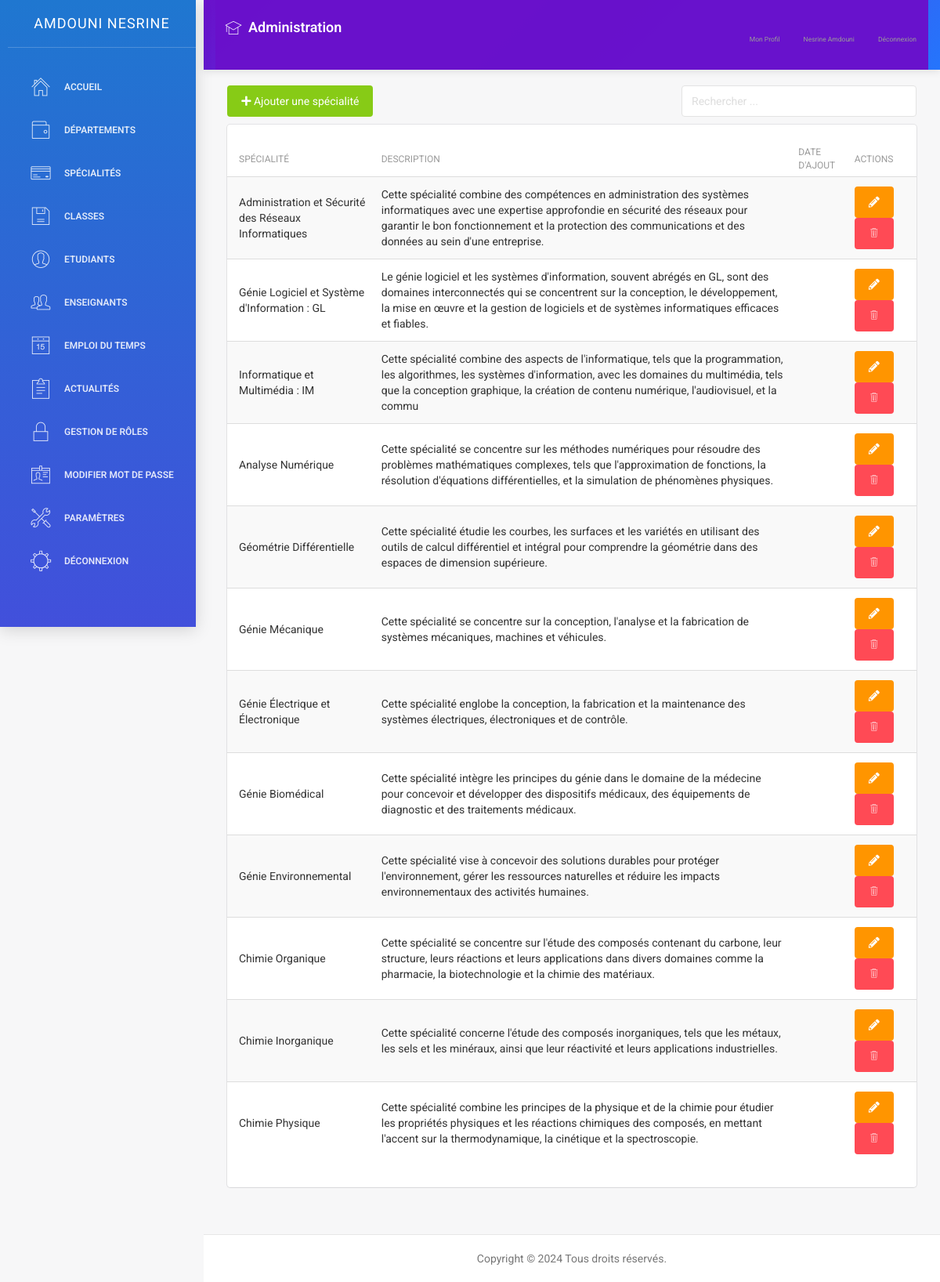
Page /liste_cours.php (signed in) on the committed database.
### tables this page shows
CREATE TABLE `accounts` (
  `id` int(11)  AUTO_INCREMENT PRIMARY KEY,
  `cin` int(11) DEFAULT NULL,
  `email` varchar(255) DEFAULT NULL,
  `mot_de_passe` varchar(255) DEFAULT NULL,
  `date_de_creation` date DEFAULT NULL,
  `role` text DEFAULT NULL,
  `nom` text DEFAULT NULL,
  `prenom` text DEFAULT NULL,
  `image` varchar(255) DEFAULT NULL,
  `classe` text DEFAULT NULL,
  `date_naissance` date DEFAULT NULL,
  `adresse` text DEFAULT NULL,
  `numero_telephone` int(11) DEFAULT NULL
);

CREATE TABLE `specialite` (
  `id` int(11) NOT NULL,
  `nom_specialite` varchar(255) DEFAULT NULL,
  `description` varchar(255) DEFAULT NULL,
  `departement` text DEFAULT NULL,
  `date_de_creation` date DEFAULT NULL
);

### liste_cours.php (the view, shortened to what this page needs)
<?php
include('connexion.php');
?>
<!doctype html>
<html lang="en">
<head>
</head>
<body>
    <div class="wrapper">
        <?php include('sidenav.php'); ?>
        <div class="main-panel">
            <?php include('navtop.php'); ?>
            <br />
            <input type="text" id="inputSearch" placeholder="Rechercher ..." class="form-control pull-right" style="width: 300px; display: inline-block; margin-right: 30px;">
            <a href="ajouter_specialite.php" class="btn btn-success btn-fill pull-left" style="margin-left: 0.80cm;"><i class="fas fa-plus"></i> Ajouter une spécialité</a>
            <br />
            <div class="content">
                <div class="container-fluid">
                    <div class="row">
                        <div class="col-md-12">
                            <div class="card">
                                <div class="content table-responsive table-full-width">
                                    <table class="table table-hover table-striped">
                                        <thead>
                                            <th>Spécialité</th>
                                            <th>Description</th>
                                            <th>Date d'ajout</th>
                                            <th>Actions</th>
                                        </thead>
                                        <tbody>
                                            <?php
                                            $sqlfetsh = "SELECT * FROM specialite ORDER BY id ASC";
                                            $res = $conn->query($sqlfetsh);
                                            while ($row = $res->fetch_assoc()) {
                                            ?>
                                                <tr>
                                                    <td><?php echo $row['nom_specialite']; ?></td>
                                                    <td><?php echo $row['description']; ?></td>
                                                    <td><?php echo $row['date_creation']; ?></td>
                                                    <td>
                                                        <a href="modifier_specialite.php?id=<?php echo $row['id']; ?>" class="btn btn-warning btn-fill"><i class="fas fa-pencil-alt"></i></a>
                                                        <button type="button" class="btn btn-danger btn-fill" onclick="confirmDelete(<?php echo $row['id']; ?>)"><i class="pe-7s-trash"></i></button>
                                                    </td>
                                                </tr>
                                            <?php } ?>
                                        </tbody>
                                    </table>
                                </div>
                            </div>
                        </div>
                    </div>
                </div>
            </div>
            <?php include('footer.php'); ?>
        </div>
    </div>
</body>
</html>

### sidenav.php (shortened to what this page needs)
<?php
include('connexion.php');
$current_page = basename($_SERVER['PHP_SELF']);
$is_departement_page = strpos($current_page, 'département') !== false;
$is_specialite_page = strpos($current_page, 'spécialité') !== false;
$is_classe_page = strpos($current_page, 'classe') !== false;
$is_etudiant_page = strpos($current_page, 'étudiant') !== false;
$is_role_page = strpos($current_page, 'role') !== false;
$is_enseignant_page = strpos($current_page, 'enseignant') !== false;
$is_actualite_page = strpos($current_page, 'actualité') !== false;
$is_parametre_page = strpos($current_page, 'paramètre') !== false;
$is_liste_etudiants_page = $current_page === 'liste_etudiants.php';
$email = $_SESSION['email'];
$sql_fetch_user = "SELECT * FROM accounts WHERE email='$email'";
$result_user = $conn->query($sql_fetch_user);
if ($result_user->num_rows > 0) {
    $row = $result_user->fetch_assoc();
    $role = $row['role'];
    $nom = $row['nom'];
    $prenom = $row['prenom'];
}
?>
<div class="sidebar" data-color="blue">
    <div class="sidebar-wrapper">
        <div class="logo">
            <a href="#" class="simple-text">
                <?php echo htmlspecialchars($nom . ' ' . $prenom); ?>
            </a>
        </div>
        <ul class="nav">
            <?php if ($role === 'admin'): ?>
                <li <?php echo ($current_page == 'dashboard.php') ? 'class="active"' : ''; ?>>
                    <a href="dashboard.php">
                        <i class="pe-7s-home"></i>
                        <p>Accueil</p>
                    </a>
                </li>
                <li <?php echo $is_departement_page ? 'class="active"' : ''; ?>>
                    <a href="départements.php">
                        <i class="pe-7s-wallet"></i>
                        <p>Départements</p>
                    </a>
                </li>
                <li <?php echo $is_specialite_page ? 'class="active"' : ''; ?>>
                    <a href="spécialités.php">
                        <i class="pe-7s-credit"></i>
                        <p>Spécialités</p>
                    </a>
                </li>
                <li <?php echo $is_classe_page ? 'class="active"' : ''; ?>>
                    <a href="classes.php">
                        <i class="pe-7s-diskette"></i>
                        <p>Classes</p>
                    </a>
                </li>
                <li <?php echo $is_etudiant_page ? 'class="active"' : ''; ?>>
                    <a href="étudiants.php">
                        <i class="pe-7s-user"></i>
                        <p>Etudiants</p>
                    </a>
                </li>
                <li <?php echo $is_enseignant_page ? 'class="active"' : ''; ?>>
                    <a href="enseignants.php">
                        <i class="pe-7s-users"></i>
                        <p>Enseignants</p>
                    </a>
                </li>
                <li <?php echo ($current_page == 'gestion_emploi.php') ? 'class="active"' : ''; ?>>
                    <a href="gestion_emploi.php">
                        <i class="pe-7s-date"></i>
                        <p>Emploi du Temps</p>
                    </a>
                </li>
                <li <?php echo $is_actualite_page ? 'class="active"' : ''; ?>>
                    <a href="actualités.php">
                        <i class="pe-7s-note2"></i>
                        <p>Actualités</p>
                    </a>
                </li>
                <li <?php echo $is_role_page ? 'class="active"' : ''; ?>>
                    <a href="roles.php">
                        <i class="pe-7s-lock"></i>
                        <p>Gestion de rôles</p>
                    </a>
                </li>
                <li <?php echo ($current_page == 'modifier_mot_de_passe.php') ? 'class="active"' : ''; ?>>
                    <a href="modifier_mot_de_passe.php">
                        <i class="pe-7s-id"></i>
                        <p>Modifier Mot de passe</p>
                    </a>
                </li>
                <li <?php echo $is_parametre_page || $is_liste_etudiants_page ? 'class="active"' : ''; ?>>
                    <a href="paramètres.php">
                        <i class="pe-7s-tools"></i>
                        <p>Paramètres</p>
                    </a>
                </li>
            <?php endif; ?>
            <li>
                <a href="logout.php">
                    <i class="pe-7s-settings"></i>
                    <p>Déconnexion</p>
                    </a>
            </li>
        </ul>
    </div>
</div>

### navtop.php (shortened to what this page needs)
<?php
include('connexion.php');
$email = $_SESSION['email'];
$sql_fetch_user = "SELECT * FROM accounts WHERE email='$email'";
$result_user = $conn->query($sql_fetch_user);
if ($result_user->num_rows > 0) {
    $row = $result_user->fetch_assoc();
    $role = $row['role'];
    $nom = $row['nom'];
    $prenom = $row['prenom'];
}
?>
<nav class="navbar navbar-default navbar-fixed">
    <div class="container-fluid">
        <div class="navbar-header">
            <a class="navbar-brand" href="#">
                <i class="pe-7s-study"></i> <?php echo $role === 'etudiant' ? 'Espace Étudiant' : ($role === 'enseignant' ? 'Espace Enseignant' : 'Administration'); ?>
            </a>
        </div>
        <div class="collapse navbar-collapse" id="navigation-example-2">
            <ul class="nav navbar-nav navbar-right">
                <li>
                    <a class="menuu" href="<?php echo $role === 'etudiant' ? 'profil_etudiant.php' : ($role === 'enseignant' ? 'profil_enseignant.php' : 'profil.php'); ?>">
                        <p>Mon Profil</p>
                    </a>
                </li>
                <li>
                    <a class="menuu" href="#">
                        <div class="user-name">
                            <p><?php echo htmlspecialchars($prenom . ' ' . $nom); ?></p>
                        </div>
                    </a>
                </li>
                <li>
                    <a class="menuu" href="logout.php">
                        <p>Déconnexion</p>
                    </a>
                </li>
            </ul>
        </div>
    </div>
</nav>

### sidenav.php (style rules this page uses)
.sidebar { background: linear-gradient(135deg, #6a11cb 0%, #2575fc 100%); box-shadow: 0 4px 20px rgba(0, 0, 0, 0.15); transition: all 0.3s ease; position: fixed; width: 250px; height: 100vh; z-index: 1000; overflow-y: auto; }
.sidebar-wrapper { padding: 0 10px; }
.logo { padding: 15px 0; margin-bottom: 15px; border-bottom: 1px solid rgba(255, 255, 255, 0.1); text-align: center; }
.logo a { color: white; font-weight: 600; font-size: 1.1rem; text-transform: uppercase; letter-spacing: 1px; display: block; text-decoration: none; }
.nav { list-style: none; padding: 0; margin-top: 15px; }
.nav li { margin-bottom: 4px; position: relative; }
.nav li a { color: rgba(255, 255, 255, 0.8); margin: 5px 10px; border-radius: 6px; padding: 10px 12px; transition: all 0.3s ease; display: flex; align-items: center; text-decoration: none; }
.nav li a i { margin-right: 10px; font-size: 1.1rem; min-width: 24px; text-align: center; }
.nav li a p { margin: 0; font-size: 0.85rem; font-weight: 400; }
[class^="pe-7s-"], [class*=" pe-7s-"] { transition: transform 0.3s ease; }

### navtop.php (style rules this page uses)
.navbar-default { background: linear-gradient(135deg, #6a11cb 0%, #2575fc 100%); border: none; box-shadow: 0 2px 10px rgba(0, 0, 0, 0.1); min-height: 60px; margin-bottom: 0; }
.navbar-default .navbar-nav > li > a { color: rgba(255, 255, 255, 0.9); font-weight: 500; padding: 20px 12px; transition: all 0.3s ease; position: relative; display: flex; align-items: center; }
.navbar-default .navbar-nav > li > a:after { content: ''; position: absolute; bottom: 0; left: 50%; width: 0; height: 3px; background: white; transition: all 0.3s ease; transform: translateX(-50%); }
.navbar-default .navbar-brand { height: 60px; padding: 20px 12px; color: white; font-weight: 600; font-size: 18px; display: flex; align-items: center; }
.navbar-default .navbar-brand i { margin-right: 8px; font-size: 22px; }
.user-name { display: flex; align-items: center; gap: 8px; }
.menuu { font-size: 18px; display: flex; align-items: center; gap: 6px; }
.menuu p { margin: 0; }
.navbar-collapse { background: rgba(106, 17, 203, 0.98); max-height: 80vh; overflow-y: auto; }

### rows in the picture
accounts: nom+prenom "AMDOUNI NESRINE", prenom+nom "Nesrine Amdouni"
specialite: nom_specialite "Administration et Sécurité des Réseaux Informatiques", description "Cette spécialité combine des compétences en administration des systèmes informatiques avec une expertise approfondie en sécurité des réseaux pour garantir le bon fonctionnement et la protection des communications et des données au sein d'une entreprise."
specialite: nom_specialite "Génie Logiciel et Système d'Information : GL", description "Le génie logiciel et les systèmes d'information, souvent abrégés en GL, sont des domaines interconnectés qui se concentrent sur la conception, le développement, la mise en œuvre et la gestion de logiciels et de systèmes informatiques efficaces et fiables."
specialite: nom_specialite "Informatique et Multimédia : IM", description "Cette spécialité combine des aspects de l'informatique, tels que la programmation, les algorithmes, les systèmes d'information, avec les domaines du multimédia, tels que la conception graphique, la création de contenu numérique, l'audiovisuel, et la commu"
specialite: nom_specialite "Analyse Numérique", description "Cette spécialité se concentre sur les méthodes numériques pour résoudre des problèmes mathématiques complexes, tels que l'approximation de fonctions, la résolution d'équations différentielles, et la simulation de phénomènes physiques."
specialite: nom_specialite "Géométrie Différentielle", description "Cette spécialité étudie les courbes, les surfaces et les variétés en utilisant des outils de calcul différentiel et intégral pour comprendre la géométrie dans des espaces de dimension supérieure."
specialite: nom_specialite "Génie Mécanique", description "Cette spécialité se concentre sur la conception, l'analyse et la fabrication de systèmes mécaniques, machines et véhicules."
specialite: nom_specialite "Génie Électrique et Électronique", description "Cette spécialité englobe la conception, la fabrication et la maintenance des systèmes électriques, électroniques et de contrôle."
specialite: nom_specialite "Génie Biomédical", description "Cette spécialité intègre les principes du génie dans le domaine de la médecine pour concevoir et développer des dispositifs médicaux, des équipements de diagnostic et des traitements médicaux."
specialite: nom_specialite "Génie Environnemental", description "Cette spécialité vise à concevoir des solutions durables pour protéger l'environnement, gérer les ressources naturelles et réduire les impacts environnementaux des activités humaines."
specialite: nom_specialite "Chimie Organique", description "Cette spécialité se concentre sur l'étude des composés contenant du carbone, leur structure, leurs réactions et leurs applications dans divers domaines comme la pharmacie, la biotechnologie et la chimie des matériaux."
specialite: nom_specialite "Chimie Inorganique", description "Cette spécialité concerne l'étude des composés inorganiques, tels que les métaux, les sels et les minéraux, ainsi que leur réactivité et leurs applications industrielles."
specialite: nom_specialite "Chimie Physique", description "Cette spécialité combine les principes de la physique et de la chimie pour étudier les propriétés physiques et les réactions chimiques des composés, en mettant l'accent sur la thermodynamique, la cinétique et la spectroscopie."
